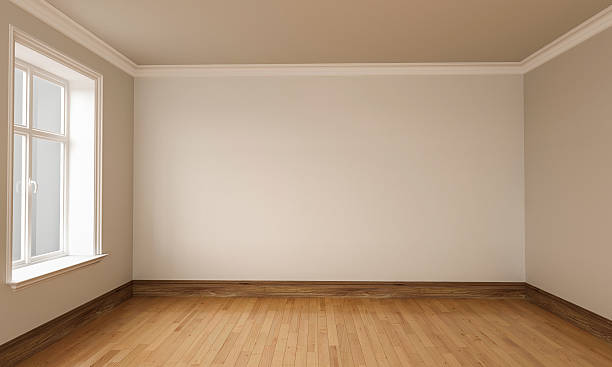
#> input picture Sample Data/emptyroom1.jpeg, 612 x 367 px, found by its file name
$ jupyter execute --allow-errors FurnituredRoom_MVP.ipynb
#> lines starting #> are read from the running program, lines starting #| are printed output that depends on the picture
<a href="https://colab.research.google.com/github/Rachel560lu/Capstone-Project/blob/main/Backend/FurnituredRoom_MVP.ipynb" target="_parent"></a>

[cell 1]
import torch
from diffusers import (
    StableDiffusionControlNetPipeline,
    ControlNetModel,
    UniPCMultistepScheduler
    )
from PIL import Image
import cv2
import numpy as np

# -----------------------------
# 1. 加载 ControlNet 模型
# -----------------------------
#> (the rest of this cell did not finish here and is left out)

[cell 2]
# -----------------------------
# 3. 读取空房图片 / Read empty-room images
# -----------------------------
#统一为 RGB, 统一resize, 不然容易out of memory / Convert to RGB for consistent processing (PIL/Diffusers)
def load_and_resize(path, max_side=768):
#> called with path = '/content/emptyroom1.jpeg', max_side = 768
    img = Image.open(path).convert("RGB")
#> img is the input picture: PIL image 612x367 RGB; mean R, G, B 180.8, 156.1, 132.1
    w, h = img.size
#> w = 612; h = 367
    scale = max_side / max(w, h)
#> scale = 1.25
#> `canny_image = cv2.Canny(input_image, 100, 200)`:
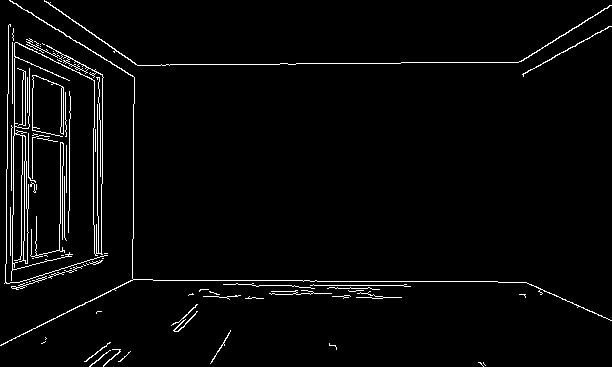
#> canny_image: shape (367, 612); 3% white in thin lines or dots
#> `canny_image = cv2.cvtColor(canny_image, cv2.COLOR_GRAY2RGB)`: canny_image: shape (367, 612, 3); 3% white in thin lines or dots
    if scale < 1.0:
        img = img.resize((int(w*scale), int(h*scale)), Image.LANCZOS)
    return img

# Paths for 4 images
room_paths = [
    "/content/emptyroom1.jpeg",
    "/content/emptyroom2.jpeg",
    "/content/emptyroom3.jpeg",
    "/content/emptyroom4.jpeg"
]

[cell 3]
# -----------------------------
# 4. 定义装修风格 Prompt
# -----------------------------
# [MODIFIED] Batch processing logic for edge detection + generation
# Prompt
prompt = "Bedroom interior in the style of modern minimalism with neutral colored walls and natural lighting, featuring a headboard, bedside table, a lamp, and an accent chair, minimalist furniture, simple clean lines and structure"

# -----------------------------
# 5. 生成效果图/ Generate image
# -----------------------------
# Process each image one by one
#> (the rest of this cell did not finish here and is left out)
